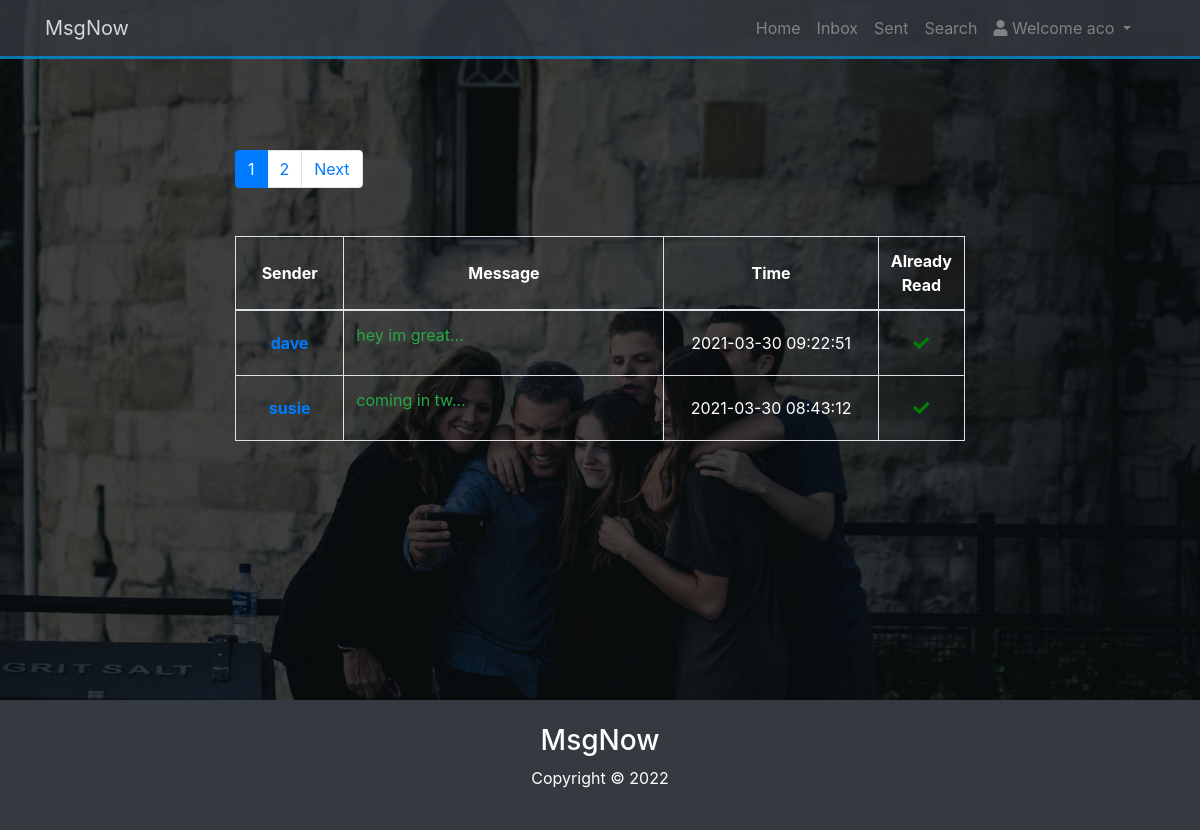
The app's page /inbox.php (signed in), older data.
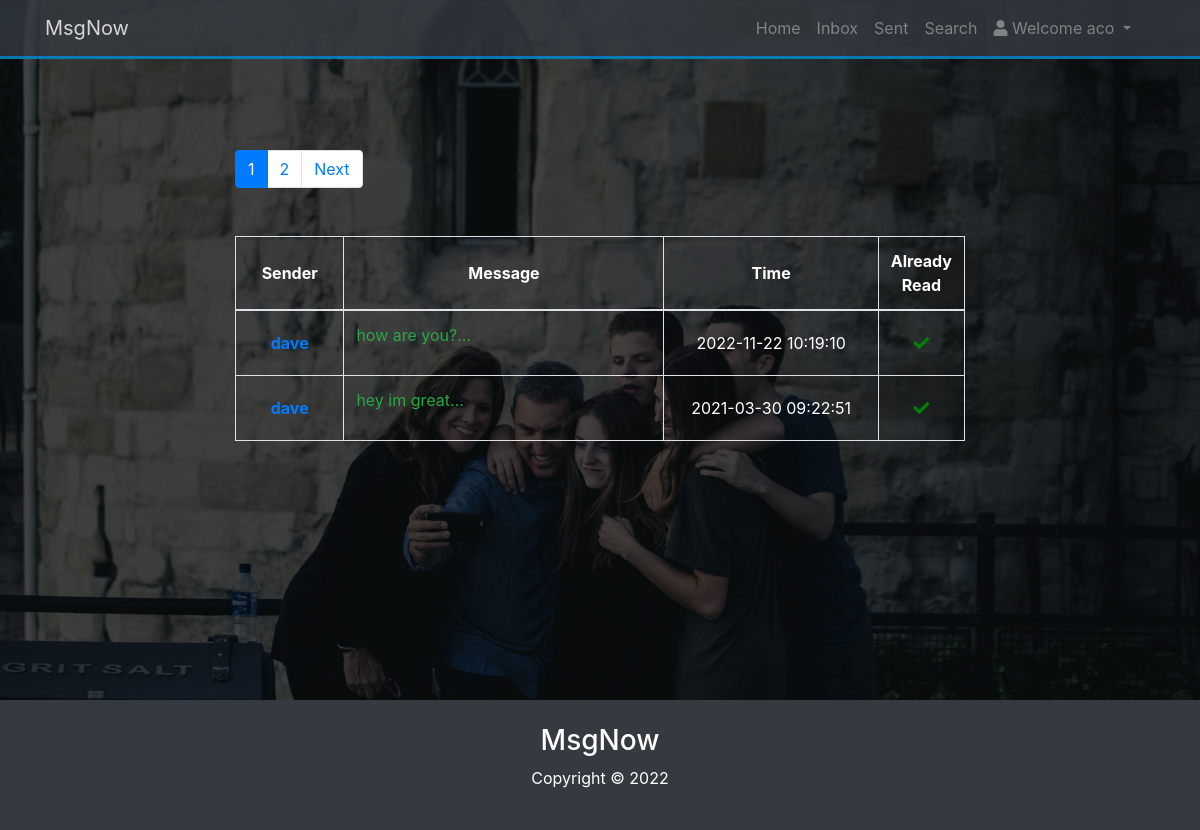
The same page, newer data.
### tables this page shows
CREATE TABLE IF NOT EXISTS `msg` (
  `id` int(11) NOT NULL AUTO_INCREMENT,
  `sender` varchar(100) NOT NULL,
  `recipient` varchar(100) NOT NULL,
  `msg_text` varchar(100) NOT NULL,
  `time` timestamp NOT NULL DEFAULT CURRENT_TIMESTAMP,
  `sent_msg` tinyint(4) NOT NULL DEFAULT '0',
  `read_msg` tinyint(4) NOT NULL DEFAULT '0',
  PRIMARY KEY (`id`),
  KEY `sender` (`sender`),
  KEY `recipient` (`recipient`)
);

### includes/database.php (called while the page is built, shortened)
<?php
class Database {
    public function __construct($host = DB_HOST,$user = DB_USER,$password = DB_PASS,$base = DB_NAME)
    {
        try{
        $this->conn = new PDO("mysql:host=$host;dbname=$base",$user,$password);
        } catch (PDOException $ex){
            echo "Connection failed: " . $ex->getMessage();
        }
    }
}
$database = new Database();
?>

### inbox.php (the view)
<?php include ("includes/home_header.php");?>
<?php
$user = new User($database);
?>
<table class='table table-bordered mt-5'>
    <thead>
    <tr>
        <th class="text-center align-middle" style="width: 15%">Sender</th>
        <th class="text-center align-middle" style="width: 45%">Message</th>
        <th class="text-center align-middle" style="width: 30%">Time</th>
        <th class="text-center align-middle" style="width: 10%">Already Read</th>
    </tr>
    </thead>
    <tbody>
    <tr>
        <?php $row = $user->messages_for_current_user_with_pagination('SELECT id,sender,msg_text,time,read_msg FROM msg WHERE recipient = ? ORDER BY time DESC',$user->username);
        foreach($row as $msg){
            ?>
                <tr>
                 <td class="text-center align-middle"><strong><a href='thread_from_inbox.php?friend=<?php echo $msg->sender;?>'><?php echo $msg->sender;?></a></strong></td>
                    <td><a href="message_from_inbox.php?id=<?php echo $msg->id;?>" class="text-success">
                    <?php echo (strlen($msg->msg_text) > 15) ? substr($msg->msg_text, 0, 15) . '...' : $msg->msg_text; ?></a></td>
                    <td class="text-center align-middle"><?php echo $msg->time;?></td>
                     <td class="text-center align-middle"><?php echo $msg->read_msg==1?"<i class='fas fa-check' style='color:green; background-color: transparent;vertical-align: bottom' ></i>":"<i class='far fa-times-circle' style='color:red'></i>"; ?></td>
                     </tr>
        <?php
        }
        ?>
    </tr>
    </tbody>
</table>
<?php include("includes/home_footer.php"); ?>

Row changes from the older to the newer data that the page shows:
no longer on this page (row unchanged): msg: sender "susie", msg_text "coming in tw", time "2021-03-30 08:43:12", read_msg 1 (drawn)
added msg: sender "dave", msg_text "how are you?", time "2022-11-22 10:19:10", read_msg 1 (drawn)
